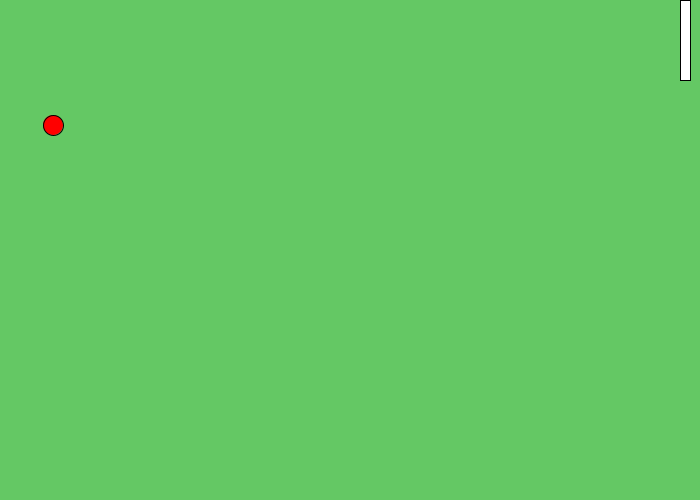
Frame 1 (no input)
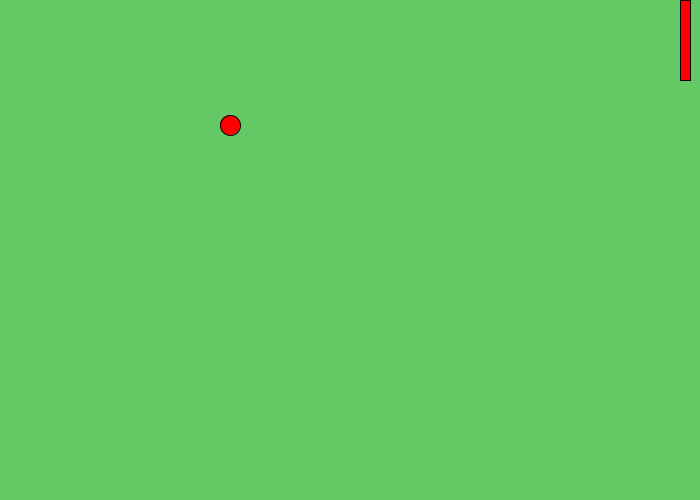
Frame 60 (the mouse pressed at the canvas centre just before this capture)
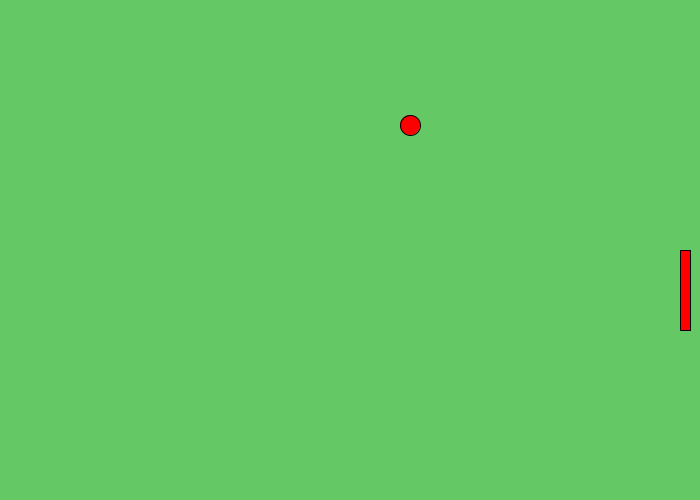
Frame 120 (the mouse held since frame 60 and released just before this capture)

The Processing sketch that drew these frames (run headless with seeded random() and noise(); from frame 60 on, the mouse is pressed at the canvas centre):

// Processing sketch: pong5
// ── pong5.pde
//create paddle
//create ball
//update screen every with new position of the ball
//start in 1D
//build up to 2D

void setup(){
  size(700,500);
  background(100,200,100);
  smooth();
  frameRate(200); //repeat draw() 80 times per second
}

float ballX = 50; // float is decimal number. this variable is declared
float ballY = 250/2;
float ballSpeedX = 3; // how much distance to add to the ball each frame update
float ballSpeedY = 0;
int paddleWidth = 80;

void draw(){
  background(100,200,100);
  rect(width-20, mouseY, 10, paddleWidth); // rect(x,y,width,height);
  //decide which way the ball should move
  // does it hit the paddle?
  if(ballX>(width-20) && ballY>mouseY && ballY<(mouseY+paddleWidth)){ 
    float angle = random(-60,60); //spits out an angle in degrees
    ballSpeedX = 3*cos(angle);
    ballSpeedY = 3*sin(angle);
  }
  
  if(ballX < 0){ //does it hit the left side of the screen?
    ballSpeedX = -ballSpeedX;
  }
  
  //if ball hits top edge
  if(ballY < 0){
    ballSpeedY = -ballSpeedX;
  }
  
  // if ball hits top edge
  if(ballY>height){
    ballSpeedY = -ballSpeedX;
  }
  
  //kills program if we loose
  if(ballX>width){
    exit();
  }
  ballX += ballSpeedX; //add ballSpeedX to ballX each repetition
  ballY += ballSpeedY;
  print("ballY: "+ str(ballY)+". ballSpeedY: "+str(ballSpeedY)+"\n");
  fill(255,0,0);
  ellipse(ballX,ballY,20,20);
}
